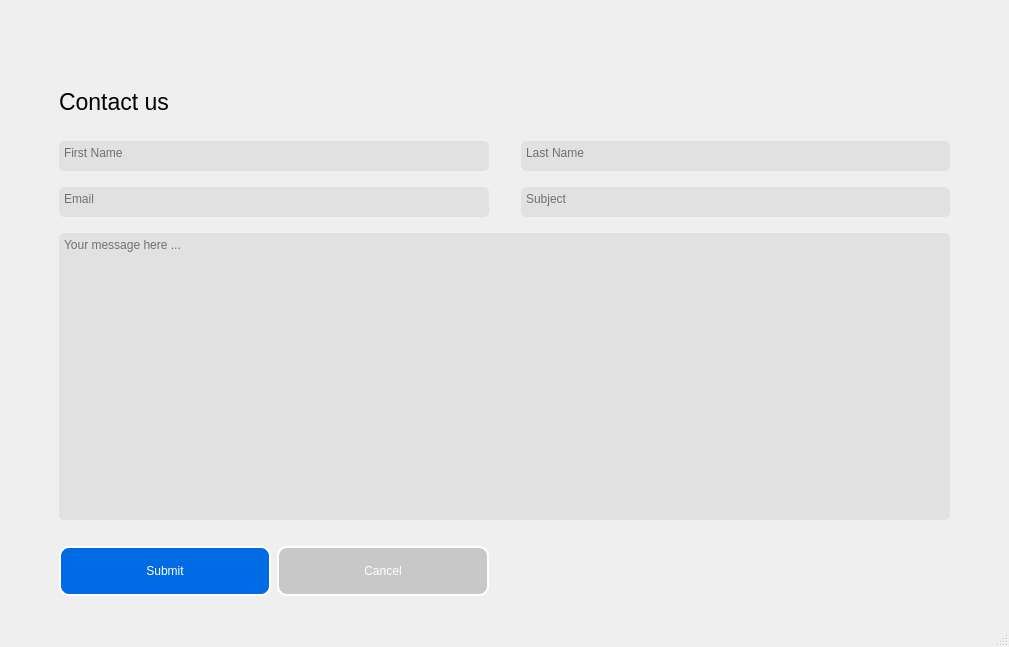
<?xml version="1.0" encoding="UTF-8"?>
<ui version="4.0">
 <class>MainWindow</class>
 <widget class="QMainWindow" name="MainWindow">
  <property name="geometry">
   <rect>
    <x>0</x>
    <y>0</y>
    <width>1009</width>
    <height>647</height>
   </rect>
  </property>
  <property name="minimumSize">
   <size>
    <width>620</width>
    <height>500</height>
   </size>
  </property>
  <property name="windowTitle">
   <string>MainWindow</string>
  </property>
  <widget class="QWidget" name="centralwidget">
   <layout class="QGridLayout" name="gridLayout_8">
    <item row="0" column="0">
     <layout class="QGridLayout" name="gridLayout">
      <property name="sizeConstraint">
       <enum>QLayout::SetNoConstraint</enum>
      </property>
      <item row="6" column="0">
       <spacer name="verticalSpacer_5">
        <property name="orientation">
         <enum>Qt::Vertical</enum>
        </property>
        <property name="sizeType">
         <enum>QSizePolicy::Preferred</enum>
        </property>
        <property name="sizeHint" stdset="0">
         <size>
          <width>20</width>
          <height>20</height>
         </size>
        </property>
       </spacer>
      </item>
      <item row="1" column="0" rowspan="3">
       <layout class="QGridLayout" name="gridLayout_7">
        <item row="6" column="1">
         <spacer name="verticalSpacer_3">
          <property name="orientation">
           <enum>Qt::Vertical</enum>
          </property>
          <property name="sizeType">
           <enum>QSizePolicy::Preferred</enum>
          </property>
          <property name="sizeHint" stdset="0">
           <size>
            <width>40</width>
            <height>10</height>
           </size>
          </property>
         </spacer>
        </item>
        <item row="10" column="1">
         <layout class="QHBoxLayout" name="horizontalLayout_6">
          <item>
           <widget class="QPushButton" name="example_button_blue_7">
            <property name="enabled">
             <bool>true</bool>
            </property>
            <property name="minimumSize">
             <size>
              <width>50</width>
              <height>50</height>
             </size>
            </property>
            <property name="focusPolicy">
             <enum>Qt::StrongFocus</enum>
            </property>
            <property name="styleSheet">
             <string notr="true">background-color:rgb(1, 107, 229);
color:white;
font: 75 8pt &quot;SansSerif&quot;;
border-style:outset;
border-width:2px;
border-radius:10px;
border-color:white;</string>
            </property>
            <property name="text">
             <string>Submit</string>
            </property>
            <property name="autoDefault">
             <bool>false</bool>
            </property>
            <property name="default">
             <bool>false</bool>
            </property>
            <property name="flat">
             <bool>false</bool>
            </property>
           </widget>
          </item>
          <item>
           <widget class="QPushButton" name="example_button_blue_4">
            <property name="enabled">
             <bool>true</bool>
            </property>
            <property name="sizePolicy">
             <sizepolicy hsizetype="Preferred" vsizetype="Preferred">
              <horstretch>0</horstretch>
              <verstretch>0</verstretch>
             </sizepolicy>
            </property>
            <property name="minimumSize">
             <size>
              <width>50</width>
              <height>50</height>
             </size>
            </property>
            <property name="focusPolicy">
             <enum>Qt::StrongFocus</enum>
            </property>
            <property name="toolTipDuration">
             <number>-1</number>
            </property>
            <property name="styleSheet">
             <string notr="true">background-color:	rgb(200, 200, 200);
color:white;
font: 75 8pt &quot;SansSerif&quot;;
border-style:outset;
border-width:2px;
border-radius:10px;
border-color:white;</string>
            </property>
            <property name="text">
             <string>Cancel</string>
            </property>
            <property name="autoDefault">
             <bool>false</bool>
            </property>
            <property name="default">
             <bool>false</bool>
            </property>
            <property name="flat">
             <bool>false</bool>
            </property>
           </widget>
          </item>
         </layout>
        </item>
        <item row="2" column="1">
         <spacer name="verticalSpacer_4">
          <property name="orientation">
           <enum>Qt::Vertical</enum>
          </property>
          <property name="sizeType">
           <enum>QSizePolicy::Preferred</enum>
          </property>
          <property name="sizeHint" stdset="0">
           <size>
            <width>40</width>
            <height>20</height>
           </size>
          </property>
         </spacer>
        </item>
        <item row="3" column="0">
         <spacer name="horizontalSpacer_12">
          <property name="orientation">
           <enum>Qt::Horizontal</enum>
          </property>
          <property name="sizeType">
           <enum>QSizePolicy::Preferred</enum>
          </property>
          <property name="sizeHint" stdset="0">
           <size>
            <width>50</width>
            <height>10</height>
           </size>
          </property>
         </spacer>
        </item>
        <item row="3" column="2">
         <spacer name="horizontalSpacer_9">
          <property name="orientation">
           <enum>Qt::Horizontal</enum>
          </property>
          <property name="sizeType">
           <enum>QSizePolicy::Minimum</enum>
          </property>
          <property name="sizeHint" stdset="0">
           <size>
            <width>20</width>
            <height>10</height>
           </size>
          </property>
         </spacer>
        </item>
        <item row="5" column="1">
         <widget class="QTextEdit" name="textEdit_2">
          <property name="sizePolicy">
           <sizepolicy hsizetype="MinimumExpanding" vsizetype="MinimumExpanding">
            <horstretch>255</horstretch>
            <verstretch>255</verstretch>
           </sizepolicy>
          </property>
          <property name="minimumSize">
           <size>
            <width>0</width>
            <height>0</height>
           </size>
          </property>
          <property name="maximumSize">
           <size>
            <width>16777215</width>
            <height>30</height>
           </size>
          </property>
          <property name="baseSize">
           <size>
            <width>0</width>
            <height>0</height>
           </size>
          </property>
          <property name="focusPolicy">
           <enum>Qt::StrongFocus</enum>
          </property>
          <property name="styleSheet">
           <string notr="true">background-color: 	rgb(225, 225, 225);
font: 75 8pt &quot;SansSerif&quot;;
border-color: rgb(225, 225, 225);
border-style:solid;
border-width:1px;
border-radius:5px;

</string>
          </property>
          <property name="tabChangesFocus">
           <bool>true</bool>
          </property>
          <property name="placeholderText">
           <string>Email</string>
          </property>
         </widget>
        </item>
        <item row="3" column="3">
         <widget class="QTextEdit" name="textEdit_4">
          <property name="sizePolicy">
           <sizepolicy hsizetype="MinimumExpanding" vsizetype="MinimumExpanding">
            <horstretch>255</horstretch>
            <verstretch>255</verstretch>
           </sizepolicy>
          </property>
          <property name="minimumSize">
           <size>
            <width>0</width>
            <height>0</height>
           </size>
          </property>
          <property name="maximumSize">
           <size>
            <width>16777215</width>
            <height>30</height>
           </size>
          </property>
          <property name="baseSize">
           <size>
            <width>0</width>
            <height>0</height>
           </size>
          </property>
          <property name="focusPolicy">
           <enum>Qt::StrongFocus</enum>
          </property>
          <property name="toolTip">
           <string/>
          </property>
          <property name="layoutDirection">
           <enum>Qt::LeftToRight</enum>
          </property>
          <property name="styleSheet">
           <string notr="true">background-color: 	rgb(225, 225, 225);
font: 75 8pt &quot;SansSerif&quot;;
border-color: rgb(225, 225, 225);
border-style:solid;
border-width:1px;
border-radius:5px;

</string>
          </property>
          <property name="tabChangesFocus">
           <bool>true</bool>
          </property>
          <property name="placeholderText">
           <string>Last Name</string>
          </property>
         </widget>
        </item>
        <item row="3" column="1">
         <widget class="QTextEdit" name="textEdit_5">
          <property name="sizePolicy">
           <sizepolicy hsizetype="MinimumExpanding" vsizetype="MinimumExpanding">
            <horstretch>255</horstretch>
            <verstretch>255</verstretch>
           </sizepolicy>
          </property>
          <property name="minimumSize">
           <size>
            <width>0</width>
            <height>0</height>
           </size>
          </property>
          <property name="maximumSize">
           <size>
            <width>16777215</width>
            <height>30</height>
           </size>
          </property>
          <property name="focusPolicy">
           <enum>Qt::StrongFocus</enum>
          </property>
          <property name="styleSheet">
           <string notr="true">background-color: 	rgb(225, 225, 225);
font: 75 8pt &quot;SansSerif&quot;;
border-color: rgb(225, 225, 225);
border-style:solid;
border-width:1px;
border-radius:5px;

</string>
          </property>
          <property name="tabChangesFocus">
           <bool>true</bool>
          </property>
          <property name="placeholderText">
           <string>First Name</string>
          </property>
         </widget>
        </item>
        <item row="8" column="1" colspan="3">
         <widget class="QTextEdit" name="textEdit_6">
          <property name="enabled">
           <bool>true</bool>
          </property>
          <property name="focusPolicy">
           <enum>Qt::StrongFocus</enum>
          </property>
          <property name="layoutDirection">
           <enum>Qt::LeftToRight</enum>
          </property>
          <property name="styleSheet">
           <string notr="true">background-color: 	rgb(225, 225, 225);
font: 75 8pt &quot;SansSerif&quot;;
border-color: rgb(225, 225, 225);
border-style:solid;
border-width:1px;
border-radius:5px;

</string>
          </property>
          <property name="tabChangesFocus">
           <bool>true</bool>
          </property>
          <property name="placeholderText">
           <string>Your message here ...</string>
          </property>
         </widget>
        </item>
        <item row="4" column="3">
         <spacer name="verticalSpacer_2">
          <property name="orientation">
           <enum>Qt::Vertical</enum>
          </property>
          <property name="sizeType">
           <enum>QSizePolicy::Preferred</enum>
          </property>
          <property name="sizeHint" stdset="0">
           <size>
            <width>40</width>
            <height>10</height>
           </size>
          </property>
         </spacer>
        </item>
        <item row="1" column="1">
         <widget class="QLabel" name="label">
          <property name="font">
           <font>
            <pointsize>17</pointsize>
            <kerning>false</kerning>
           </font>
          </property>
          <property name="text">
           <string>Contact us</string>
          </property>
         </widget>
        </item>
        <item row="5" column="3">
         <widget class="QTextEdit" name="textEdit_3">
          <property name="sizePolicy">
           <sizepolicy hsizetype="MinimumExpanding" vsizetype="MinimumExpanding">
            <horstretch>255</horstretch>
            <verstretch>255</verstretch>
           </sizepolicy>
          </property>
          <property name="minimumSize">
           <size>
            <width>0</width>
            <height>0</height>
           </size>
          </property>
          <property name="maximumSize">
           <size>
            <width>16777215</width>
            <height>30</height>
           </size>
          </property>
          <property name="baseSize">
           <size>
            <width>0</width>
            <height>0</height>
           </size>
          </property>
          <property name="focusPolicy">
           <enum>Qt::StrongFocus</enum>
          </property>
          <property name="styleSheet">
           <string notr="true">background-color: 	rgb(225, 225, 225);
font: 75 8pt &quot;SansSerif&quot;;
border-color: rgb(225, 225, 225);
border-style:solid;
border-width:1px;
border-radius:5px;

</string>
          </property>
          <property name="tabChangesFocus">
           <bool>true</bool>
          </property>
          <property name="placeholderText">
           <string>Subject</string>
          </property>
         </widget>
        </item>
        <item row="3" column="4">
         <spacer name="horizontalSpacer_10">
          <property name="orientation">
           <enum>Qt::Horizontal</enum>
          </property>
          <property name="sizeType">
           <enum>QSizePolicy::Preferred</enum>
          </property>
          <property name="sizeHint" stdset="0">
           <size>
            <width>50</width>
            <height>20</height>
           </size>
          </property>
         </spacer>
        </item>
        <item row="9" column="1">
         <spacer name="verticalSpacer">
          <property name="orientation">
           <enum>Qt::Vertical</enum>
          </property>
          <property name="sizeType">
           <enum>QSizePolicy::Preferred</enum>
          </property>
          <property name="sizeHint" stdset="0">
           <size>
            <width>20</width>
            <height>20</height>
           </size>
          </property>
         </spacer>
        </item>
        <item row="0" column="1">
         <spacer name="verticalSpacer_6">
          <property name="orientation">
           <enum>Qt::Vertical</enum>
          </property>
          <property name="sizeType">
           <enum>QSizePolicy::Preferred</enum>
          </property>
          <property name="sizeHint" stdset="0">
           <size>
            <width>20</width>
            <height>80</height>
           </size>
          </property>
         </spacer>
        </item>
       </layout>
      </item>
     </layout>
    </item>
   </layout>
  </widget>
  <widget class="QMenuBar" name="menubar">
   <property name="geometry">
    <rect>
     <x>0</x>
     <y>0</y>
     <width>1009</width>
     <height>26</height>
    </rect>
   </property>
  </widget>
  <widget class="QStatusBar" name="statusbar"/>
 </widget>
 <tabstops>
  <tabstop>textEdit_5</tabstop>
  <tabstop>textEdit_4</tabstop>
  <tabstop>textEdit_2</tabstop>
  <tabstop>textEdit_3</tabstop>
  <tabstop>textEdit_6</tabstop>
  <tabstop>example_button_blue_7</tabstop>
  <tabstop>example_button_blue_4</tabstop>
 </tabstops>
 <resources/>
 <connections/>
</ui>
